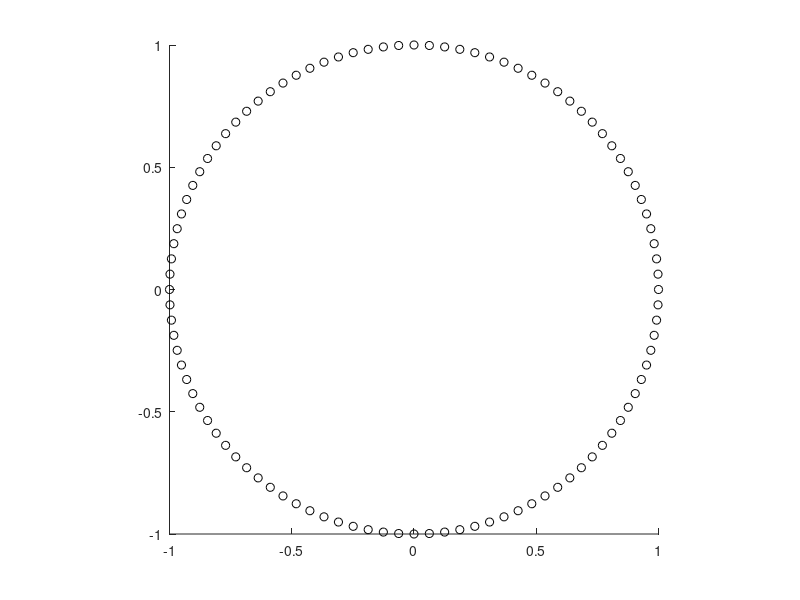

Write MATLAB code to recreate this figure.
function Atv9_5(inc)
	% Não precisa de valores de entrada
	if nargin < 1, inc = 100; end
	clc

	axes('NextPlot', 'add', 'XLim', [-1,1], 'YLim', [-1,1]);
	for k = 1:inc
		data = k/inc;  % Entre 0 e 1
		x = cos(data*2*pi);
		y = sin(data*2*pi);
		plot(x, y, 'k-.o');
		pbaspect([1 1 1])
		pause(0.05);
	end
end
